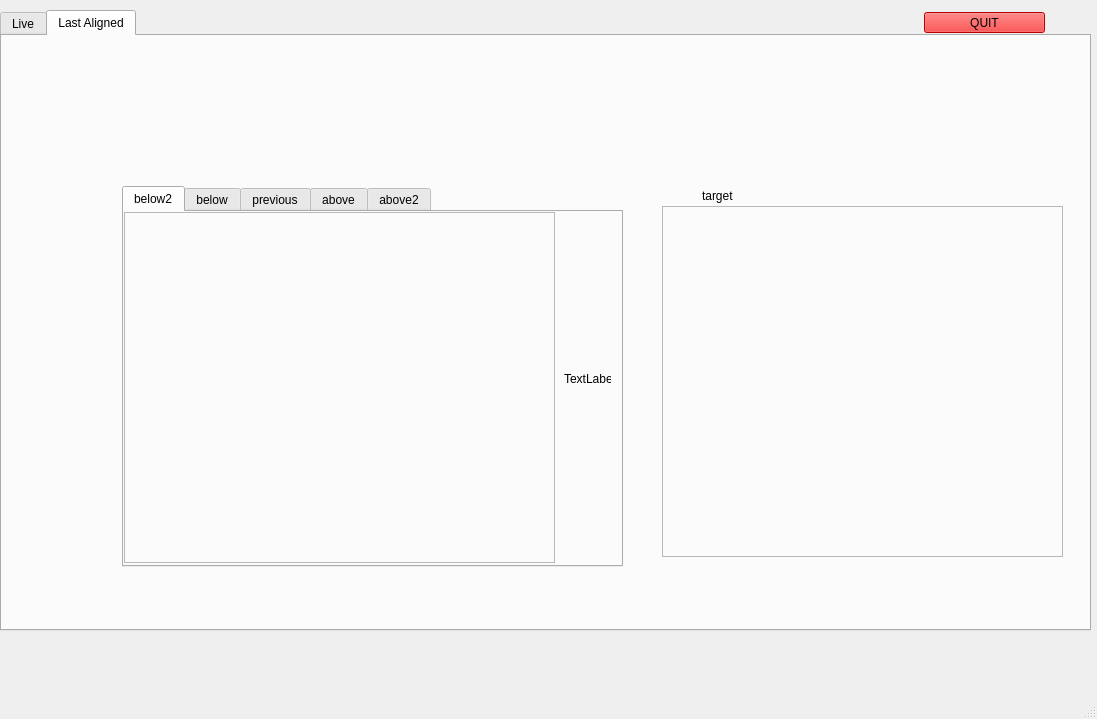
<?xml version="1.0" encoding="UTF-8"?>
<ui version="4.0">
 <class>MainWindow</class>
 <widget class="QMainWindow" name="MainWindow">
  <property name="geometry">
   <rect>
    <x>0</x>
    <y>0</y>
    <width>1097</width>
    <height>719</height>
   </rect>
  </property>
  <property name="windowTitle">
   <string>MainWindow</string>
  </property>
  <widget class="QWidget" name="centralwidget">
   <widget class="QTabWidget" name="tabWidget">
    <property name="geometry">
     <rect>
      <x>0</x>
      <y>10</y>
      <width>1091</width>
      <height>621</height>
     </rect>
    </property>
    <property name="currentIndex">
     <number>1</number>
    </property>
    <widget class="QWidget" name="Live">
     <attribute name="title">
      <string>Live</string>
     </attribute>
     <widget class="QFrame" name="targetContainer">
      <property name="geometry">
       <rect>
        <x>0</x>
        <y>20</y>
        <width>350</width>
        <height>400</height>
       </rect>
      </property>
      <property name="frameShape">
       <enum>QFrame::StyledPanel</enum>
      </property>
      <property name="frameShadow">
       <enum>QFrame::Raised</enum>
      </property>
     </widget>
     <widget class="QLabel" name="label">
      <property name="geometry">
       <rect>
        <x>-4</x>
        <y>0</y>
        <width>351</width>
        <height>20</height>
       </rect>
      </property>
      <property name="text">
       <string>Target Plane</string>
      </property>
      <property name="alignment">
       <set>Qt::AlignCenter</set>
      </property>
     </widget>
     <widget class="QFrame" name="currentPlane">
      <property name="geometry">
       <rect>
        <x>350</x>
        <y>20</y>
        <width>350</width>
        <height>400</height>
       </rect>
      </property>
      <property name="frameShape">
       <enum>QFrame::StyledPanel</enum>
      </property>
      <property name="frameShadow">
       <enum>QFrame::Raised</enum>
      </property>
     </widget>
     <widget class="QLabel" name="label_7">
      <property name="geometry">
       <rect>
        <x>350</x>
        <y>0</y>
        <width>351</width>
        <height>20</height>
       </rect>
      </property>
      <property name="text">
       <string>Live</string>
      </property>
      <property name="alignment">
       <set>Qt::AlignCenter</set>
      </property>
     </widget>
     <widget class="QDoubleSpinBox" name="n_mins">
      <property name="geometry">
       <rect>
        <x>840</x>
        <y>186</y>
        <width>62</width>
        <height>22</height>
       </rect>
      </property>
      <property name="minimum">
       <double>0.500000000000000</double>
      </property>
      <property name="maximum">
       <double>30.000000000000000</double>
      </property>
      <property name="singleStep">
       <double>0.500000000000000</double>
      </property>
     </widget>
     <widget class="QSpinBox" name="n_um">
      <property name="geometry">
       <rect>
        <x>780</x>
        <y>186</y>
        <width>42</width>
        <height>22</height>
       </rect>
      </property>
      <property name="minimum">
       <number>1</number>
      </property>
      <property name="maximum">
       <number>10</number>
      </property>
      <property name="value">
       <number>3</number>
      </property>
     </widget>
     <widget class="QLabel" name="label_2">
      <property name="geometry">
       <rect>
        <x>730</x>
        <y>15</y>
        <width>191</width>
        <height>31</height>
       </rect>
      </property>
      <property name="font">
       <font>
        <pointsize>12</pointsize>
       </font>
      </property>
      <property name="text">
       <string>Update Target Image</string>
      </property>
     </widget>
     <widget class="QPushButton" name="newTargetButton">
      <property name="geometry">
       <rect>
        <x>790</x>
        <y>70</y>
        <width>75</width>
        <height>23</height>
       </rect>
      </property>
      <property name="text">
       <string>new target</string>
      </property>
     </widget>
     <widget class="QSpinBox" name="n_reps">
      <property name="geometry">
       <rect>
        <x>730</x>
        <y>186</y>
        <width>42</width>
        <height>22</height>
       </rect>
      </property>
      <property name="minimum">
       <number>1</number>
      </property>
      <property name="value">
       <number>5</number>
      </property>
     </widget>
     <widget class="QLabel" name="label_5">
      <property name="geometry">
       <rect>
        <x>840</x>
        <y>166</y>
        <width>47</width>
        <height>13</height>
       </rect>
      </property>
      <property name="text">
       <string>n mins</string>
      </property>
     </widget>
     <widget class="QLabel" name="label_3">
      <property name="geometry">
       <rect>
        <x>730</x>
        <y>166</y>
        <width>47</width>
        <height>13</height>
       </rect>
      </property>
      <property name="text">
       <string>n reps</string>
      </property>
     </widget>
     <widget class="QLabel" name="n_imgs_label">
      <property name="geometry">
       <rect>
        <x>730</x>
        <y>50</y>
        <width>81</width>
        <height>16</height>
       </rect>
      </property>
      <property name="text">
       <string>n last imgs</string>
      </property>
     </widget>
     <widget class="QPushButton" name="runAlignmentButton">
      <property name="geometry">
       <rect>
        <x>730</x>
        <y>120</y>
        <width>301</width>
        <height>31</height>
       </rect>
      </property>
      <property name="text">
       <string>run manual alignment</string>
      </property>
     </widget>
     <widget class="QSpinBox" name="n_imgs">
      <property name="geometry">
       <rect>
        <x>730</x>
        <y>70</y>
        <width>51</width>
        <height>22</height>
       </rect>
      </property>
      <property name="minimum">
       <number>10</number>
      </property>
     </widget>
     <widget class="QCheckBox" name="runSequenceAlignmentButton">
      <property name="geometry">
       <rect>
        <x>930</x>
        <y>180</y>
        <width>101</width>
        <height>51</height>
       </rect>
      </property>
      <property name="text">
       <string>Sequencing</string>
      </property>
      <property name="iconSize">
       <size>
        <width>24</width>
        <height>24</height>
       </size>
      </property>
     </widget>
     <widget class="QLabel" name="label_4">
      <property name="geometry">
       <rect>
        <x>780</x>
        <y>166</y>
        <width>47</width>
        <height>13</height>
       </rect>
      </property>
      <property name="text">
       <string>um steps</string>
      </property>
     </widget>
     <widget class="QTextBrowser" name="outputLog">
      <property name="geometry">
       <rect>
        <x>710</x>
        <y>290</y>
        <width>361</width>
        <height>321</height>
       </rect>
      </property>
     </widget>
     <widget class="QFrame" name="lossGraph">
      <property name="geometry">
       <rect>
        <x>-10</x>
        <y>460</y>
        <width>711</width>
        <height>121</height>
       </rect>
      </property>
      <property name="frameShape">
       <enum>QFrame::StyledPanel</enum>
      </property>
      <property name="frameShadow">
       <enum>QFrame::Raised</enum>
      </property>
     </widget>
     <widget class="QLabel" name="label_6">
      <property name="geometry">
       <rect>
        <x>-3</x>
        <y>441</y>
        <width>701</width>
        <height>20</height>
       </rect>
      </property>
      <property name="text">
       <string>Plane Accuracy</string>
      </property>
      <property name="alignment">
       <set>Qt::AlignCenter</set>
      </property>
     </widget>
     <widget class="QCheckBox" name="stimulusCheck">
      <property name="geometry">
       <rect>
        <x>930</x>
        <y>176</y>
        <width>111</width>
        <height>21</height>
       </rect>
      </property>
      <property name="text">
       <string>Pstim Integration</string>
      </property>
     </widget>
     <widget class="QProgressBar" name="alignmentCountdown">
      <property name="geometry">
       <rect>
        <x>710</x>
        <y>240</y>
        <width>341</width>
        <height>23</height>
       </rect>
      </property>
      <property name="value">
       <number>0</number>
      </property>
     </widget>
     <widget class="QCheckBox" name="verboseMode">
      <property name="geometry">
       <rect>
        <x>990</x>
        <y>270</y>
        <width>70</width>
        <height>17</height>
       </rect>
      </property>
      <property name="text">
       <string>verbose</string>
      </property>
      <property name="checked">
       <bool>true</bool>
      </property>
     </widget>
     <widget class="QPlainTextEdit" name="scanningParams">
      <property name="geometry">
       <rect>
        <x>890</x>
        <y>70</y>
        <width>151</width>
        <height>21</height>
       </rect>
      </property>
      <property name="sizePolicy">
       <sizepolicy hsizetype="Expanding" vsizetype="Fixed">
        <horstretch>0</horstretch>
        <verstretch>0</verstretch>
       </sizepolicy>
      </property>
      <property name="verticalScrollBarPolicy">
       <enum>Qt::ScrollBarAlwaysOff</enum>
      </property>
      <property name="horizontalScrollBarPolicy">
       <enum>Qt::ScrollBarAsNeeded</enum>
      </property>
      <property name="plainText">
       <string>s1 s3</string>
      </property>
     </widget>
     <widget class="QLabel" name="label_8">
      <property name="geometry">
       <rect>
        <x>890</x>
        <y>50</y>
        <width>141</width>
        <height>16</height>
       </rect>
      </property>
      <property name="text">
       <string>scan params</string>
      </property>
     </widget>
    </widget>
    <widget class="QWidget" name="LastAligned">
     <attribute name="title">
      <string>Last Aligned</string>
     </attribute>
     <widget class="QFrame" name="alignTargetFrame">
      <property name="geometry">
       <rect>
        <x>660</x>
        <y>170</y>
        <width>401</width>
        <height>351</height>
       </rect>
      </property>
      <property name="frameShape">
       <enum>QFrame::StyledPanel</enum>
      </property>
      <property name="frameShadow">
       <enum>QFrame::Raised</enum>
      </property>
     </widget>
     <widget class="QLabel" name="label_9">
      <property name="geometry">
       <rect>
        <x>700</x>
        <y>150</y>
        <width>331</width>
        <height>20</height>
       </rect>
      </property>
      <property name="text">
       <string>target</string>
      </property>
     </widget>
     <widget class="QTabWidget" name="tabWidget_2">
      <property name="geometry">
       <rect>
        <x>120</x>
        <y>150</y>
        <width>501</width>
        <height>381</height>
       </rect>
      </property>
      <property name="currentIndex">
       <number>0</number>
      </property>
      <widget class="QWidget" name="img1">
       <attribute name="title">
        <string>below2</string>
       </attribute>
       <widget class="QFrame" name="plane0">
        <property name="geometry">
         <rect>
          <x>0</x>
          <y>0</y>
          <width>431</width>
          <height>351</height>
         </rect>
        </property>
        <property name="frameShape">
         <enum>QFrame::StyledPanel</enum>
        </property>
        <property name="frameShadow">
         <enum>QFrame::Raised</enum>
        </property>
       </widget>
       <widget class="QLabel" name="plane0_val">
        <property name="geometry">
         <rect>
          <x>440</x>
          <y>160</y>
          <width>47</width>
          <height>13</height>
         </rect>
        </property>
        <property name="text">
         <string>TextLabel</string>
        </property>
       </widget>
      </widget>
      <widget class="QWidget" name="tab_2">
       <attribute name="title">
        <string>below</string>
       </attribute>
       <widget class="QFrame" name="plane1">
        <property name="geometry">
         <rect>
          <x>0</x>
          <y>0</y>
          <width>431</width>
          <height>351</height>
         </rect>
        </property>
        <property name="frameShape">
         <enum>QFrame::StyledPanel</enum>
        </property>
        <property name="frameShadow">
         <enum>QFrame::Raised</enum>
        </property>
       </widget>
       <widget class="QLabel" name="plane1_val">
        <property name="geometry">
         <rect>
          <x>440</x>
          <y>160</y>
          <width>47</width>
          <height>13</height>
         </rect>
        </property>
        <property name="text">
         <string>TextLabel</string>
        </property>
       </widget>
      </widget>
      <widget class="QWidget" name="tab">
       <attribute name="title">
        <string>previous</string>
       </attribute>
       <widget class="QFrame" name="plane2">
        <property name="geometry">
         <rect>
          <x>0</x>
          <y>0</y>
          <width>431</width>
          <height>351</height>
         </rect>
        </property>
        <property name="frameShape">
         <enum>QFrame::StyledPanel</enum>
        </property>
        <property name="frameShadow">
         <enum>QFrame::Raised</enum>
        </property>
       </widget>
       <widget class="QLabel" name="plane2_val">
        <property name="geometry">
         <rect>
          <x>440</x>
          <y>160</y>
          <width>47</width>
          <height>13</height>
         </rect>
        </property>
        <property name="text">
         <string>TextLabel</string>
        </property>
       </widget>
      </widget>
      <widget class="QWidget" name="tab_3">
       <attribute name="title">
        <string>above</string>
       </attribute>
       <widget class="QFrame" name="plane3">
        <property name="geometry">
         <rect>
          <x>0</x>
          <y>0</y>
          <width>431</width>
          <height>351</height>
         </rect>
        </property>
        <property name="frameShape">
         <enum>QFrame::StyledPanel</enum>
        </property>
        <property name="frameShadow">
         <enum>QFrame::Raised</enum>
        </property>
       </widget>
       <widget class="QLabel" name="plane3_val">
        <property name="geometry">
         <rect>
          <x>440</x>
          <y>160</y>
          <width>47</width>
          <height>13</height>
         </rect>
        </property>
        <property name="text">
         <string>TextLabel</string>
        </property>
       </widget>
      </widget>
      <widget class="QWidget" name="tab_4">
       <attribute name="title">
        <string>above2</string>
       </attribute>
       <widget class="QFrame" name="plane4">
        <property name="geometry">
         <rect>
          <x>0</x>
          <y>0</y>
          <width>431</width>
          <height>351</height>
         </rect>
        </property>
        <property name="frameShape">
         <enum>QFrame::StyledPanel</enum>
        </property>
        <property name="frameShadow">
         <enum>QFrame::Raised</enum>
        </property>
       </widget>
       <widget class="QLabel" name="plane4_val">
        <property name="geometry">
         <rect>
          <x>440</x>
          <y>160</y>
          <width>47</width>
          <height>13</height>
         </rect>
        </property>
        <property name="text">
         <string>TextLabel</string>
        </property>
       </widget>
      </widget>
     </widget>
    </widget>
   </widget>
   <widget class="QPushButton" name="quitbutton">
    <property name="geometry">
     <rect>
      <x>924</x>
      <y>12</y>
      <width>121</width>
      <height>21</height>
     </rect>
    </property>
    <property name="palette">
     <palette>
      <active>
       <colorrole role="WindowText">
        <brush brushstyle="SolidPattern">
         <color alpha="255">
          <red>0</red>
          <green>0</green>
          <blue>0</blue>
         </color>
        </brush>
       </colorrole>
       <colorrole role="Button">
        <brush brushstyle="SolidPattern">
         <color alpha="255">
          <red>255</red>
          <green>0</green>
          <blue>0</blue>
         </color>
        </brush>
       </colorrole>
       <colorrole role="Light">
        <brush brushstyle="SolidPattern">
         <color alpha="255">
          <red>255</red>
          <green>0</green>
          <blue>0</blue>
         </color>
        </brush>
       </colorrole>
       <colorrole role="Midlight">
        <brush brushstyle="SolidPattern">
         <color alpha="255">
          <red>255</red>
          <green>0</green>
          <blue>0</blue>
         </color>
        </brush>
       </colorrole>
       <colorrole role="Dark">
        <brush brushstyle="SolidPattern">
         <color alpha="255">
          <red>255</red>
          <green>0</green>
          <blue>0</blue>
         </color>
        </brush>
       </colorrole>
       <colorrole role="Mid">
        <brush brushstyle="SolidPattern">
         <color alpha="255">
          <red>255</red>
          <green>0</green>
          <blue>0</blue>
         </color>
        </brush>
       </colorrole>
       <colorrole role="Text">
        <brush brushstyle="SolidPattern">
         <color alpha="255">
          <red>0</red>
          <green>0</green>
          <blue>0</blue>
         </color>
        </brush>
       </colorrole>
       <colorrole role="ButtonText">
        <brush brushstyle="SolidPattern">
         <color alpha="255">
          <red>0</red>
          <green>0</green>
          <blue>0</blue>
         </color>
        </brush>
       </colorrole>
       <colorrole role="Base">
        <brush brushstyle="SolidPattern">
         <color alpha="255">
          <red>255</red>
          <green>0</green>
          <blue>0</blue>
         </color>
        </brush>
       </colorrole>
       <colorrole role="Window">
        <brush brushstyle="SolidPattern">
         <color alpha="255">
          <red>255</red>
          <green>0</green>
          <blue>0</blue>
         </color>
        </brush>
       </colorrole>
       <colorrole role="Shadow">
        <brush brushstyle="SolidPattern">
         <color alpha="255">
          <red>255</red>
          <green>0</green>
          <blue>0</blue>
         </color>
        </brush>
       </colorrole>
       <colorrole role="AlternateBase">
        <brush brushstyle="SolidPattern">
         <color alpha="255">
          <red>255</red>
          <green>0</green>
          <blue>0</blue>
         </color>
        </brush>
       </colorrole>
       <colorrole role="ToolTipBase">
        <brush brushstyle="SolidPattern">
         <color alpha="255">
          <red>255</red>
          <green>0</green>
          <blue>0</blue>
         </color>
        </brush>
       </colorrole>
      </active>
      <inactive>
       <colorrole role="WindowText">
        <brush brushstyle="SolidPattern">
         <color alpha="255">
          <red>0</red>
          <green>0</green>
          <blue>0</blue>
         </color>
        </brush>
       </colorrole>
       <colorrole role="Button">
        <brush brushstyle="SolidPattern">
         <color alpha="255">
          <red>255</red>
          <green>0</green>
          <blue>0</blue>
         </color>
        </brush>
       </colorrole>
       <colorrole role="Light">
        <brush brushstyle="SolidPattern">
         <color alpha="255">
          <red>255</red>
          <green>0</green>
          <blue>0</blue>
         </color>
        </brush>
       </colorrole>
       <colorrole role="Midlight">
        <brush brushstyle="SolidPattern">
         <color alpha="255">
          <red>255</red>
          <green>0</green>
          <blue>0</blue>
         </color>
        </brush>
       </colorrole>
       <colorrole role="Dark">
        <brush brushstyle="SolidPattern">
         <color alpha="255">
          <red>255</red>
          <green>0</green>
          <blue>0</blue>
         </color>
        </brush>
       </colorrole>
       <colorrole role="Mid">
        <brush brushstyle="SolidPattern">
         <color alpha="255">
          <red>255</red>
          <green>0</green>
          <blue>0</blue>
         </color>
        </brush>
       </colorrole>
       <colorrole role="Text">
        <brush brushstyle="SolidPattern">
         <color alpha="255">
          <red>0</red>
          <green>0</green>
          <blue>0</blue>
         </color>
        </brush>
       </colorrole>
       <colorrole role="ButtonText">
        <brush brushstyle="SolidPattern">
         <color alpha="255">
          <red>0</red>
          <green>0</green>
          <blue>0</blue>
         </color>
        </brush>
       </colorrole>
       <colorrole role="Base">
        <brush brushstyle="SolidPattern">
         <color alpha="255">
          <red>255</red>
          <green>0</green>
          <blue>0</blue>
         </color>
        </brush>
       </colorrole>
       <colorrole role="Window">
        <brush brushstyle="SolidPattern">
         <color alpha="255">
          <red>255</red>
          <green>0</green>
          <blue>0</blue>
         </color>
        </brush>
       </colorrole>
       <colorrole role="Shadow">
        <brush brushstyle="SolidPattern">
         <color alpha="255">
          <red>255</red>
          <green>0</green>
          <blue>0</blue>
         </color>
        </brush>
       </colorrole>
       <colorrole role="AlternateBase">
        <brush brushstyle="SolidPattern">
         <color alpha="255">
          <red>255</red>
          <green>0</green>
          <blue>0</blue>
         </color>
        </brush>
       </colorrole>
       <colorrole role="ToolTipBase">
        <brush brushstyle="SolidPattern">
         <color alpha="255">
          <red>255</red>
          <green>0</green>
          <blue>0</blue>
         </color>
        </brush>
       </colorrole>
      </inactive>
      <disabled>
       <colorrole role="WindowText">
        <brush brushstyle="SolidPattern">
         <color alpha="255">
          <red>255</red>
          <green>0</green>
          <blue>0</blue>
         </color>
        </brush>
       </colorrole>
       <colorrole role="Button">
        <brush brushstyle="SolidPattern">
         <color alpha="255">
          <red>255</red>
          <green>0</green>
          <blue>0</blue>
         </color>
        </brush>
       </colorrole>
       <colorrole role="Light">
        <brush brushstyle="SolidPattern">
         <color alpha="255">
          <red>255</red>
          <green>0</green>
          <blue>0</blue>
         </color>
        </brush>
       </colorrole>
       <colorrole role="Midlight">
        <brush brushstyle="SolidPattern">
         <color alpha="255">
          <red>255</red>
          <green>0</green>
          <blue>0</blue>
         </color>
        </brush>
       </colorrole>
       <colorrole role="Dark">
        <brush brushstyle="SolidPattern">
         <color alpha="255">
          <red>255</red>
          <green>0</green>
          <blue>0</blue>
         </color>
        </brush>
       </colorrole>
       <colorrole role="Mid">
        <brush brushstyle="SolidPattern">
         <color alpha="255">
          <red>255</red>
          <green>0</green>
          <blue>0</blue>
         </color>
        </brush>
       </colorrole>
       <colorrole role="Text">
        <brush brushstyle="SolidPattern">
         <color alpha="255">
          <red>255</red>
          <green>0</green>
          <blue>0</blue>
         </color>
        </brush>
       </colorrole>
       <colorrole role="ButtonText">
        <brush brushstyle="SolidPattern">
         <color alpha="255">
          <red>255</red>
          <green>0</green>
          <blue>0</blue>
         </color>
        </brush>
       </colorrole>
       <colorrole role="Base">
        <brush brushstyle="SolidPattern">
         <color alpha="255">
          <red>255</red>
          <green>0</green>
          <blue>0</blue>
         </color>
        </brush>
       </colorrole>
       <colorrole role="Window">
        <brush brushstyle="SolidPattern">
         <color alpha="255">
          <red>255</red>
          <green>0</green>
          <blue>0</blue>
         </color>
        </brush>
       </colorrole>
       <colorrole role="Shadow">
        <brush brushstyle="SolidPattern">
         <color alpha="255">
          <red>255</red>
          <green>0</green>
          <blue>0</blue>
         </color>
        </brush>
       </colorrole>
       <colorrole role="AlternateBase">
        <brush brushstyle="SolidPattern">
         <color alpha="255">
          <red>255</red>
          <green>0</green>
          <blue>0</blue>
         </color>
        </brush>
       </colorrole>
       <colorrole role="ToolTipBase">
        <brush brushstyle="SolidPattern">
         <color alpha="255">
          <red>255</red>
          <green>0</green>
          <blue>0</blue>
         </color>
        </brush>
       </colorrole>
      </disabled>
     </palette>
    </property>
    <property name="text">
     <string>QUIT</string>
    </property>
   </widget>
  </widget>
  <widget class="QMenuBar" name="menubar">
   <property name="geometry">
    <rect>
     <x>0</x>
     <y>0</y>
     <width>1097</width>
     <height>21</height>
    </rect>
   </property>
  </widget>
  <widget class="QStatusBar" name="statusbar"/>
 </widget>
 <resources/>
 <connections/>
</ui>
